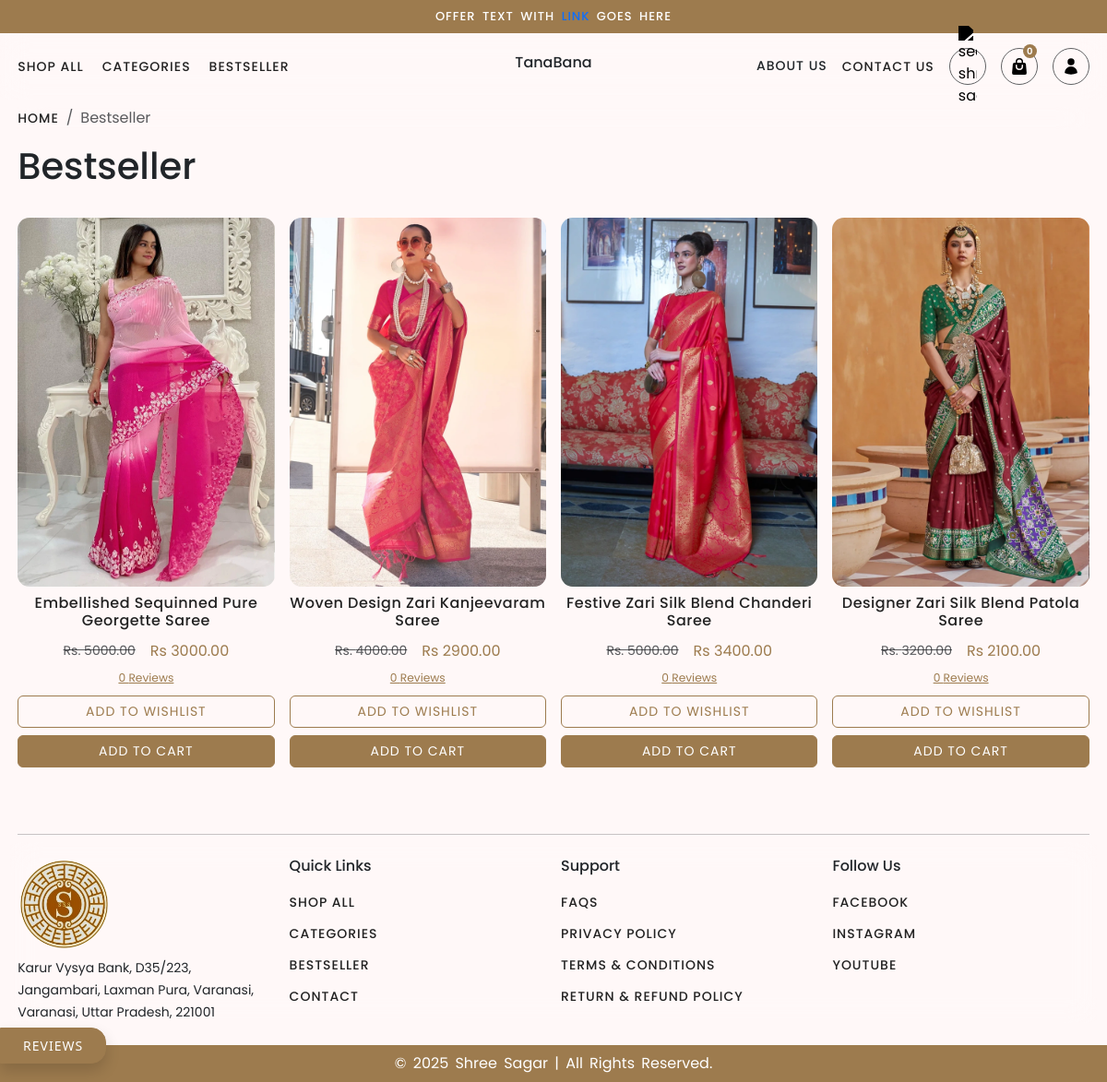
The app's page /bestseller with its own data.
### website/models.py (models this page shows, shortened)
class Home(models.Model):
    id = models.AutoField(primary_key=True)
    title = models.CharField(max_length=100)
    offer_text_with_link = models.TextField(blank=True, null=True, help_text="Offer text with link in html format")
    manufacturer_text = models.TextField(blank=True, null=True, help_text="Manufacturer text in html format use <span> tag for highlighting")
    manufacturer_video = models.FileField(upload_to='home/', blank=True, null=True, help_text="Manufacturer video")
    deals_banner_1 = ProcessedImageField(
        upload_to='home/',
        processors=[ResizeToFill(722, 420)],
        format='WEBP',
        options={'quality': 90},
        blank=True,
        null=True,
        help_text="Deals banner 1"
    )
    deals_banner_2 = ProcessedImageField(
        upload_to='home/',
        processors=[ResizeToFill(722, 420)],
        format='WEBP',
        options={'quality': 90},
        blank=True,
        null=True,
        help_text="Deals banner 2"
    )
    deals_banner_1_link = models.URLField(blank=True, null=True, help_text="Deals banner 1 link")
    deals_banner_2_link = models.URLField(blank=True, null=True, help_text="Deals banner 2 link")
    retail_background = ProcessedImageField(upload_to='home/', processors=[ResizeToFill(1440, 450)], format='WEBP', options={'quality': 90}, blank=True, null=True, help_text="Retail background")
    retail_text = models.TextField(blank=True, null=True, help_text="Retail text in html format")
    retail_link = models.URLField(blank=True, null=True, help_text="Retail link")
    seo_meta_title = models.CharField(max_length=70, blank=True, null=True)
    seo_meta_description = models.CharField(
        max_length=160, blank=True, null=True)
    seo_meta_keywords = models.CharField(max_length=255, blank=True, null=True)
    additional_seo = models.TextField(
        blank=True, help_text="Additional SEO code or metadata")
    created_at = models.DateTimeField(auto_now_add=True)
    class Meta:
        verbose_name_plural = "Home Page"

### inventory/models.py (models this page shows, shortened)
class Product(models.Model):
    name = models.CharField(max_length=255)
    slug = models.SlugField(max_length=255, unique=True, blank=True, null=True)
    sku = models.CharField(max_length=100, unique=True, blank=True, null=True)
    price = models.DecimalField(max_digits=10, decimal_places=2)
    description = models.TextField(blank=True, null=True)
    category = models.ForeignKey(
        Category, on_delete=models.CASCADE, related_name='products')
    subcategory = models.ForeignKey(
        Subcategory, on_delete=models.CASCADE, related_name='products', null=True, blank=True)
    seller_pdf = models.FileField(upload_to='seller_pdfs/', blank=True, null=True)
    thumbnail = ProcessedImageField(upload_to='category_thumbnails/',
                                    processors=[ResizeToFit(1000, 1000)],
                                    format='WEBP',
                                    options={'quality': 95})
    tax = models.FloatField(default=0)
    is_active = models.BooleanField(default=True)
    seo_meta_title = models.CharField(max_length=70, blank=True, null=True)
    seo_meta_description = models.CharField(
        max_length=160, blank=True, null=True)
    seo_meta_keywords = models.CharField(max_length=255, blank=True, null=True)
    additional_seo = models.TextField(
        blank=True, help_text="Additional SEO code or metadata")
    created_at = models.DateTimeField(auto_now_add=True)  # already present
    updated_at = models.DateTimeField(auto_now=True)  # already present
    class Meta:
        indexes = [
            models.Index(fields=['slug']),
            models.Index(fields=['sku']),
            models.Index(fields=['category']),
            models.Index(fields=['subcategory']),
            models.Index(fields=['created_at']),
            models.Index(fields=['updated_at']),
        ]
        verbose_name = 'Product'
        verbose_name_plural = 'Products'

class ProductVariant(models.Model):
    id = models.AutoField(primary_key=True)
    color = models.ForeignKey(Color, on_delete=models.CASCADE, null=True, blank=True)
    product = models.ForeignKey(
        Product, on_delete=models.CASCADE, related_name='variants')
    price = models.DecimalField(max_digits=10, decimal_places=2, blank=True, null=True)
    stock_quantity = models.PositiveIntegerField(default=0)
    discount = models.ForeignKey(Discount, on_delete=models.SET_NULL, null=True, blank=True, related_name='products')
    is_active = models.BooleanField(default=True)
    created_at = models.DateTimeField(auto_now_add=True)
    updated_at = models.DateTimeField(auto_now=True)
    class Meta:
        indexes = [
            models.Index(fields=['product']),
            models.Index(fields=['created_at']),
            models.Index(fields=['updated_at']),
        ]
        verbose_name = 'Product Variant'
        verbose_name_plural = 'Product Variants'

### website/views.py (the view)
# urls.py: path('bestseller', views.bestseller, name='bestseller'),
def bestseller(request):
    products = Product.objects.prefetch_related(
        Prefetch(
            'variants', queryset=ProductVariant.objects.select_related('discount')),
        Prefetch(
            'reviews', queryset=ProductReview.objects.select_related('user'))
    ).select_related('category', 'subcategory').order_by('-created_at')[:12]
    context = {
        'products': products,
    }
    return render(request, 'website/pages/bestseller.html', context)

### inventory/models.py (called while the page is built)
    def __str__(self):
        return f"{self.name}"

### website/context_processors.py (called while the page is built)
def categories(request):
    categories_data = []
    for category in Category.objects.all().order_by('-id'):
        subcategories = Subcategory.objects.filter(category=category)
        categories_data.append({
            'category': category,
            'subcategories': subcategories
        })
    return {
        'categories_data': categories_data,
        'home': Home.objects.get(pk=1)
    }

### template/website/pages/bestseller.html (shortened to what this page needs)
{% extends '../base.html' %}
{% block content %}
    <div class="container-fluid py-2">
        <nav aria-label="breadcrumb my-4">
            <ol class="breadcrumb">
                <li class="breadcrumb-item"><a href="{% url 'home' %}">Home</a></li>
                <li class="breadcrumb-item active" aria-current="page">Bestseller</li>
            </ol>
        </nav>
        <h1>Bestseller</h1>
        <div class="row g-3 py-3">
            {% for product in products %}
            {% include '../includes/product-card-2.html' %}
            {% empty %}
            <p>No products found for the selected filters.</p>
            {% endfor %}
        </div>
    </div>
{% endblock content %}

### template/website/base.html (shortened to what this page needs)
<!DOCTYPE html>
<html lang="en">
{% load static %}
<head>
    <link rel="stylesheet" href="{% static './assets/vendor/bootstrap/css/bootstrap.min.css' %}">
    <link rel="stylesheet" href="{% static './assets/css/style.css' %}">
    <link rel="stylesheet" href="https://cdn.jsdelivr.net/npm/notyf@3/notyf.min.css">
    <link rel="stylesheet" href="https://cdnjs.cloudflare.com/ajax/libs/animate.css/4.1.1/animate.min.css" />
    <link rel="stylesheet" href="https://cdn.jsdelivr.net/npm/@tabler/icons-webfont@latest/tabler-icons.min.css">
</head>
<body>
    <div class="topbar">
        <div class="container">
            <p class="text-center py-2 mb-0">{{home.offer_text_with_link|safe}}</p>
        </div>
    </div>
    <nav class="d-flex justify-content-between align-items-center py-3 container-fluid sticky-top navb">
        <div class="links col-md-4 d-none d-md-flex">
            <li><a href="#" id="shopall">Shop All</a>
            </li>
            <li><a href="{% url 'categories' %}">Categories</a></li>
            <li><a href="{% url 'bestseller' %}">Bestseller</a></li>
        </div>
        <div class="brand col-6 col-md-4 text-start text-md-center">
            <h6 onclick="window.location.href='/'" class="cursour-pointer">TanaBana</h6>
        </div>
        <div class="icons d-flex gap-3 align-items-center col-md-4 justify-content-end">
            <li class="nav-item dropdown d-md-block d-none">
                <a class="nav-link" href="#" role="button" data-bs-toggle="dropdown" aria-expanded="false">
                    About Us
                </a>
            </li>
            <li class="d-md-block d-none"><a href="{% url 'contact' %}">Contact Us</a></li>
            <button class="icon-box" data-bs-toggle="offcanvas" data-bs-target="#searchCanvas">
                <img src="{% static './assets/images/icons/search.svg' %}" class="white-img" alt="search shree sagar">
            </button>
            <button class="icon-box" data-bs-toggle="offcanvas" data-bs-target="#cart">
                <img src="{% static './assets/images/icons/cart.svg' %}" class="white-img" alt="search shree sagar">
                <div class="cart-item-count" id="cartCount">{{request.session.cart|length}}</div>
            </button>
            <button class="icon-box d-md-block d-none" data-bs-toggle="offcanvas" data-bs-target="#myAccount">
                <img src="{% static './assets/images/icons/user.svg' %}" data-bs-toggle="offcanvas"
                    data-bs-target="#myAccount" class="white-img" alt="search shree sagar">
            </button>
        </div>
    </nav>
    {% block content %}
    {% endblock content %}
    <button class="review-btn-fixed btn btn-dark rounded-0 shadow px-4 py-2 rounded-end-4" type="button"
        data-bs-target="#reviews" data-bs-toggle="offcanvas">
        Reviews
    </button>
    <div class="container-fluid py-4">
        <hr>
        <nav class="row footer g-3">
            <div class="col-md-3">
                <img src="{% static './assets/images/ss_logo.png' %}" width="100px" alt="">
                <small class="text-dark">Karur Vysya Bank, D35/223, Jangambari, Laxman Pura, Varanasi,
                    Varanasi, Uttar Pradesh, 221001</small>
            </div>
            <div class="col-md-3">
                <h6>Quick Links</h6>
                <li><a href="{% url 'shop' %}">Shop All</a></li>
                <li><a href="{% url 'categories' %}">Categories</a></li>
                <li><a href="{% url 'bestseller' %}">Bestseller</a></li>
                <li><a href="{% url 'contact' %}">Contact</a></li>
            </div>
            <div class="col-md-3">
                <h6>Support</h6>
                <li><a href="{% url 'faq' %}">FAQs</a></li>
                <li><a href="/page/privacy-policy/">Privacy Policy</a></li>
                <li><a href="/page/term-and-conditions/">Terms & Conditions</a></li>
                <li><a href="/page/return-and-refund-policy/">Return & Refund Policy</a></li>
            </div>
            <div class="col-md-3">
                <h6>Follow Us</h6>
                <li><a href="#"> Facebook</a></li>
                <li><a href="https://www.instagram.com/ss_silkestates" target="_blank"> Instagram</a></li>
                <li><a href="#"> Youtube</a></li>
            </div>
        </nav>
    </div>
    <div class="copyright">
        <p class="text-center text-white py-2 mb-0">© 2025 Shree Sagar | All Rights Reserved.</p>
    </div>
</body>
</html>

### template/website/includes/product-card-2.html (shortened to what this page needs)
{% load static %}
<div class="col-md-3 product-card py-2">
    <div class="product-img-box" style="clip-path: none !important;" onclick="window.location.href='{% url 'product-detail' product.slug %}'">
        <img src="{{product.thumbnail.url}}" class="product-img-first w-100" alt="">
    </div>
    <div class="product-info py-2 text-center"  onclick="window.location.href='{% url 'product-detail' product.slug %}'">
        <h6>{{product.name}}</h6>
        <div class="d-flex gap-3 py-1 justify-content-center align-items-center">
            <del class="text-decoration-line-through text-muted">Rs. {{product.price}}</del>
            <span>Rs {{product.variants.first.price}}</span>
        </div>
        <a href="#"><small>{{product.reviews.count}} Reviews</small></a>
    </div>
    {% if request.user.is_authenticated %}
    <button class="btn btn-outline-dark w-100 mb-2 add-to-wishlist" data-id="{{product.id}}">Add To Wishlist</button>
    {% else %}
    <button class="btn btn-outline-dark w-100 mb-2"  data-bs-toggle="tooltip" data-bs-html="true" data-bs-title="<em>Tooltip</em> <u>with</u> <b>HTML</b>">Add To Wishlist</button>
    {% endif %}
    <button class="btn btn-dark w-100 add-to-cart" data-name="{{product.name}}" data-price="{{product.price}}" data-product-image="{{product.thumbnail.url}}" data-selling-price="{{product.variants.first.price}}" data-slug="{{product.slug}}" data-bs-toggle="modal" data-bs-target="#productModal">Add To
        Cart</button>
</div>

### static/assets/css/style.css (style rules this page uses)
:root { --grey: #606163; --black: #222222; --pink: #9D7B4E; --white: #ffffff; --bg: #fff8f8; }
body { background-color: var(--bg); background-size: cover; background-repeat: no-repeat; background-attachment: fixed; }
* { margin: 0; padding: 0; list-style-type: none; text-decoration: none !important; box-sizing: border-box; font-family: "Poppins", serif; }
span { color: var(--pink); font-family: inherit; }
.topbar { background-color: var(--pink); }
.btn-dark { background-color: var(--pink) !important; border-color: var(--pink) !important; }
.btn-outline-dark { color: var(--pink) !important; border-color: var(--pink) !important; }
.topbar p { text-transform: uppercase; font-size: 13px; letter-spacing: 1px; font-weight: 500; color: var(--white); }
nav { backdrop-filter: blur(15px); }
nav a { text-transform: uppercase; font-weight: 500 !important; font-size: 14px !important; letter-spacing: 1px; color: var(--black); position: relative; transition: all .3s ease-in-out; }
nav li { position: relative; }
.container-fluid { padding: 0 1.2rem; }
nav a::after { content: ''; width: 0%; left: 0; top: 110%; height: 1.4px; background-color: var(--pink); position: absolute; transition: all .3s ease-in-out; }
p { word-spacing: 3px; }
.links { display: flex; align-items: center; gap: 20px; }
.icon-box { width: 40px; height: 40px; border: 1px solid var(--grey); border-radius: 50%; padding: 5px; display: flex; align-items: center; justify-content: center; position: relative; cursor: pointer; background-color: transparent; transition: all .3s ease-in-out; }
.cart-item-count { position: absolute; width: 15px; height: 15px; border-radius: 50%; font-size: 10px; font-weight: 600; display: flex; align-items: center; justify-content: center; background-color: var(--pink); color: var(--white); top: -5px; right: 0; }
.icon-box img { width: 20px; filter: invert(100%) brightness(0%); }
.product-card { cursor: pointer; }
.product-img-box { width: 100%; height: 400px; overflow: hidden; position: relative; border-radius: .8rem; clip-path: polygon(10% 1%, 100% 0%, 87% 100%, 0% 100%); }
.product-info a { color: var(--pink) !important; font-size: 14px; text-decoration: underline !important; }
.product-img-box img { position: absolute; top: 0; left: 0; width: 100%; height: 100%; object-fit: cover; object-position: top center; transition: transform 0.5s ease-in-out; }
.product-info h6 { font-weight: 500; color: var(--black); letter-spacing: .5px; }
.product-card del { font-size: 14px; }
.btn { text-transform: uppercase; letter-spacing: 1px; font-size: 14px; }
.review-btn-fixed { background-color: var(--black); position: fixed; bottom: 20px; left: 0; z-index: 999; }
.footer li { padding-top: 10px; }
.copyright { background-color: var(--pink); }

### records on screen
Home: offer_text_with_link "OFFER TEXT WITH LINK GOES HERE"
Product: thumbnail (picture), name "Embellished Sequinned Pure Georgette Saree", price "5000.00", variants.first.price "3000.00", reviews.count "0"
Product: thumbnail (picture), name "Woven Design Zari Kanjeevaram Saree", price "4000.00", variants.first.price "2900.00", reviews.count "0"
Product: thumbnail (picture), name "Festive Zari Silk Blend Chanderi Saree", price "5000.00", variants.first.price "3400.00", reviews.count "0"
Product: thumbnail (picture), name "Designer Zari Silk Blend Patola Saree", price "3200.00", variants.first.price "2100.00", reviews.count "0"

### other values on screen
{{ request.session.cart|length }} "0"
